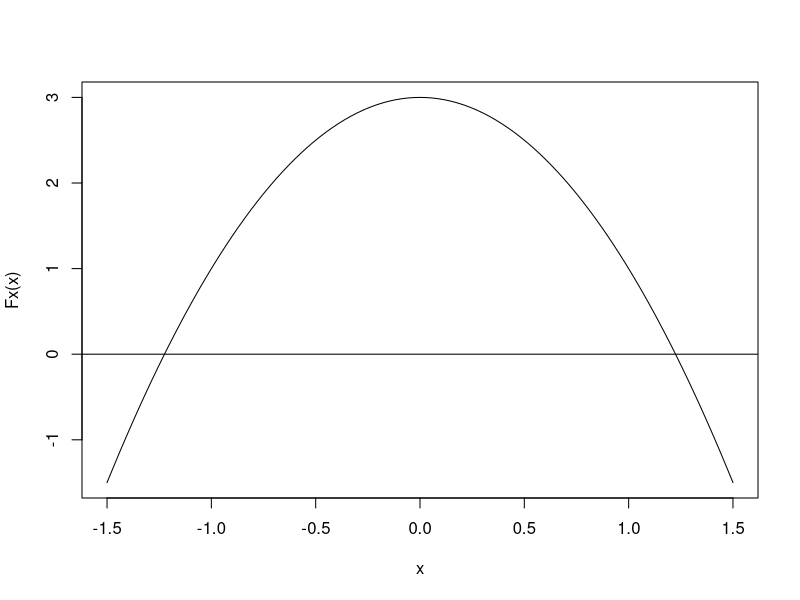

Source code (R):
Fx <- function (x) {3 - 2*x^2} # an quadratic function with two roots
f <- function (x) {-4*x} # the derivative function of F

curve(Fx, -1.5, 1.5)
abline(c(0,0))

x <- 0.1 # note we cannot start at x==0
Fx(x)  # response at starting x
f(x)   # slope at starting x
-sign(f(x)) # direction
abs(Fx(x)/f(x)) # step size

# without backtracking
alpha = 5    # blows up
alpha = 2.5  # blows up slowly
alpha = 2    # oscillates
alpha = 1.25 # converges in 17
alpha = 1.1  # converges in 12
alpha = 1    # converges in 7
alpha = 0.9  # converges in 13
alpha = 0.5  # converges in 34

max.iter <- 35
iter     = 1
alpha    = 1    # converges in 7
x        <- 0.1 # note we cannot start at x==0

iterlog <- data.frame(iter=rep(NA,max.iter),x=rep(NA,max.iter),
                      Fx=rep(NA,max.iter), f=rep(NA,max.iter))

while (abs(Fx(x))> 1e-8 && iter<=35) {
  iterlog[iter,1] <- iter
  iterlog[iter,2] <- x
  iterlog[iter,3] <- Fx(x)
  iterlog[iter,4] <- f(x)
  
  x <- x - alpha*Fx(x)/f(x)  # Newton's Method
  iter<-iter+1
}
print(iterlog)

# With backtracking
iter   <- 1
alpha0 <- 1
x      <- -0.1 # note we cannot start at x==0

iterlog <- data.frame(iter=rep(NA,10),x=rep(NA,10),
                      Fx=rep(NA,10), f=rep(NA,10), alpha=rep(NA,10))

while (abs(Fx(x))> 1e-8 && iter<=10) {
  alpha <- alpha0
  p <- Fx(x)/f(x)
  while (abs(Fx(x)) + alpha*p < abs(Fx(x-alpha*p))) {
    alpha <- 0.5*alpha
    print(alpha)
  }
  iterlog[iter,1] <- iter
  iterlog[iter,2] <- x
  iterlog[iter,3] <- Fx(x)
  iterlog[iter,4] <- f(x)
  iterlog[iter,5] <- alpha
  
  x <- x - alpha*Fx(x)/f(x)  # Newton's Method
  alpha <- alpha0
  iter<-iter+1
}
print(iterlog)
